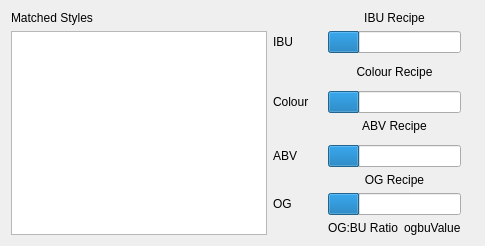
       <widget class="QWidget" name="style">
        <attribute name="title">
         <string>Style</string>
        </attribute>
        <layout class="QGridLayout" name="gridLayout_3">
         <item row="1" column="0" rowspan="11">
          <widget class="QListView" name="stylesList"/>
         </item>
         <item row="8" column="1">
          <widget class="QLabel" name="abvStyleLabel">
           <property name="text">
            <string>ABV</string>
           </property>
          </widget>
         </item>
         <item row="9" column="4">
          <widget class="QLabel" name="ogRecipe">
           <property name="text">
            <string>OG Recipe</string>
           </property>
           <property name="alignment">
            <set>Qt::AlignCenter</set>
           </property>
          </widget>
         </item>
         <item row="8" column="5">
          <widget class="QLabel" name="abvStyleHigh">
           <property name="text">
            <string/>
           </property>
          </widget>
         </item>
         <item row="1" column="1">
          <widget class="QLabel" name="ibuStyleLabel">
           <property name="text">
            <string>IBU</string>
           </property>
          </widget>
         </item>
         <item row="6" column="4">
          <widget class="QLabel" name="abvRecipe">
           <property name="text">
            <string>ABV Recipe</string>
           </property>
           <property name="alignment">
            <set>Qt::AlignCenter</set>
           </property>
          </widget>
         </item>
         <item row="11" column="4">
          <layout class="QGridLayout" name="gridLayout_2">
           <item row="0" column="0">
            <widget class="QLabel" name="ogbuLabel">
             <property name="text">
              <string>OG:BU Ratio</string>
             </property>
            </widget>
           </item>
           <item row="0" column="1">
            <widget class="QLabel" name="ogbuValue">
             <property name="text">
              <string>ogbuValue</string>
             </property>
            </widget>
           </item>
          </layout>
         </item>
         <item row="10" column="1">
          <widget class="QLabel" name="ogStyleLabel">
           <property name="text">
            <string>OG</string>
           </property>
          </widget>
         </item>
         <item row="5" column="1">
          <widget class="QLabel" name="colourStyleLabel">
           <property name="text">
            <string>Colour</string>
           </property>
          </widget>
         </item>
         <item row="5" column="4">
          <widget class="QProgressBar" name="colourProgress">
           <property name="toolTip">
            <string/>
           </property>
           <property name="value">
            <number>24</number>
           </property>
           <property name="format">
            <string/>
           </property>
          </widget>
         </item>
         <item row="3" column="4">
          <widget class="QLabel" name="colourRecipe">
           <property name="text">
            <string>Colour Recipe</string>
           </property>
           <property name="alignment">
            <set>Qt::AlignCenter</set>
           </property>
          </widget>
         </item>
         <item row="10" column="5">
          <widget class="QLabel" name="ogStyleHigh">
           <property name="text">
            <string/>
           </property>
          </widget>
         </item>
         <item row="8" column="2">
          <widget class="QLabel" name="abvStyleLow">
           <property name="text">
            <string/>
           </property>
          </widget>
         </item>
         <item row="0" column="0">
          <widget class="QLabel" name="matchedLabel">
           <property name="text">
            <string>Matched Styles</string>
           </property>
          </widget>
         </item>
         <item row="10" column="2">
          <widget class="QLabel" name="ogStyleLow">
           <property name="text">
            <string/>
           </property>
          </widget>
         </item>
         <item row="1" column="5">
          <widget class="QLabel" name="ibuStyleHigh">
           <property name="text">
            <string/>
           </property>
          </widget>
         </item>
         <item row="5" column="2">
          <widget class="QLabel" name="colourStyleLow">
           <property name="text">
            <string/>
           </property>
          </widget>
         </item>
         <item row="0" column="4">
          <widget class="QLabel" name="ibuRecipe">
           <property name="text">
            <string>IBU Recipe</string>
           </property>
           <property name="alignment">
            <set>Qt::AlignCenter</set>
           </property>
          </widget>
         </item>
         <item row="5" column="5">
          <widget class="QLabel" name="colourStyleHigh">
           <property name="text">
            <string/>
           </property>
          </widget>
         </item>
         <item row="1" column="2">
          <widget class="QLabel" name="ibuStyleLow">
           <property name="text">
            <string/>
           </property>
          </widget>
         </item>
         <item row="1" column="4">
          <widget class="QProgressBar" name="ibuProgress">
           <property name="value">
            <number>24</number>
           </property>
           <property name="format">
            <string/>
           </property>
          </widget>
         </item>
         <item row="8" column="4">
          <widget class="QProgressBar" name="abvProgress">
           <property name="value">
            <number>24</number>
           </property>
           <property name="format">
            <string/>
           </property>
          </widget>
         </item>
         <item row="10" column="4">
          <widget class="QProgressBar" name="ogProgress">
           <property name="value">
            <number>24</number>
           </property>
           <property name="format">
            <string/>
           </property>
          </widget>
         </item>
        </layout>
       </widget>
